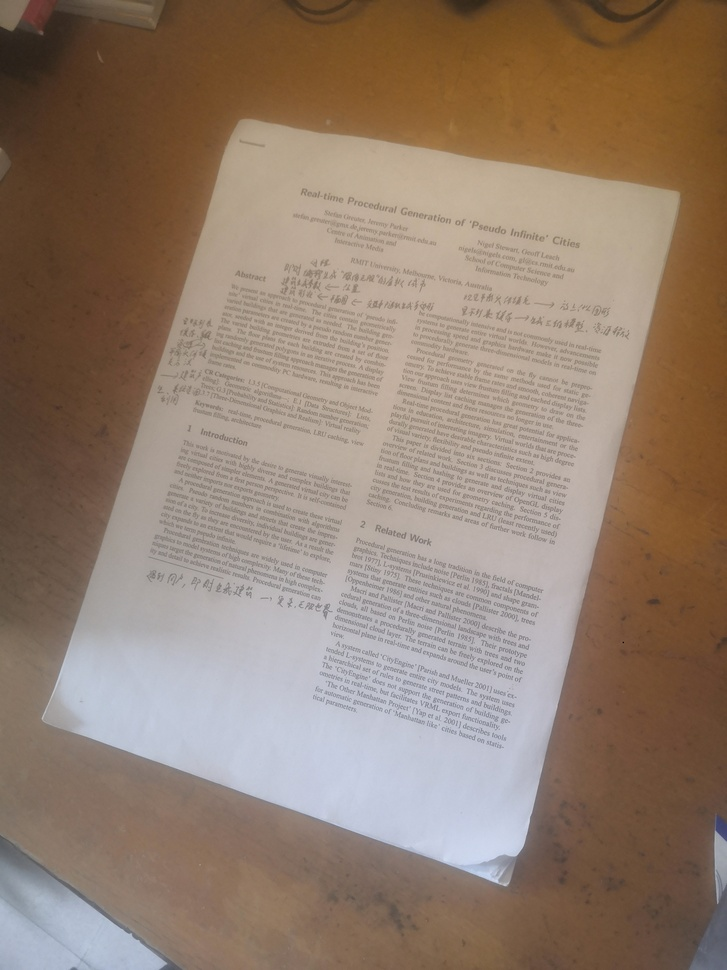
#> input picture 2.jpg, 727 x 970 px, shrunk from 3456 x 4608 before the run
$ python main.py
#> lines starting #> are read from the running program, lines starting #| are printed output that depends on the picture; after the words box and inside, x2 and y2 are one past the last pixel; in counts of white or black regions, pixels touching at a corner belong together
import cv2 as cv
import numpy as np
from collections import Counter
import math
from matplotlib import pyplot as plt

def swap(a,b):
    t=a
    a=b
    b=t
def cal_dis(x1,y1,x2,y2):
    return (x1-x2)**2+(y1-y2)**2
document="2"
format=".jpg"
im=cv.imread(document+format)
#> im is the input picture: shape (970, 727, 3); mean B, G, R 110.5, 126, 146
#转化为灰度图
gray = cv.cvtColor(im, cv.COLOR_BGR2GRAY)
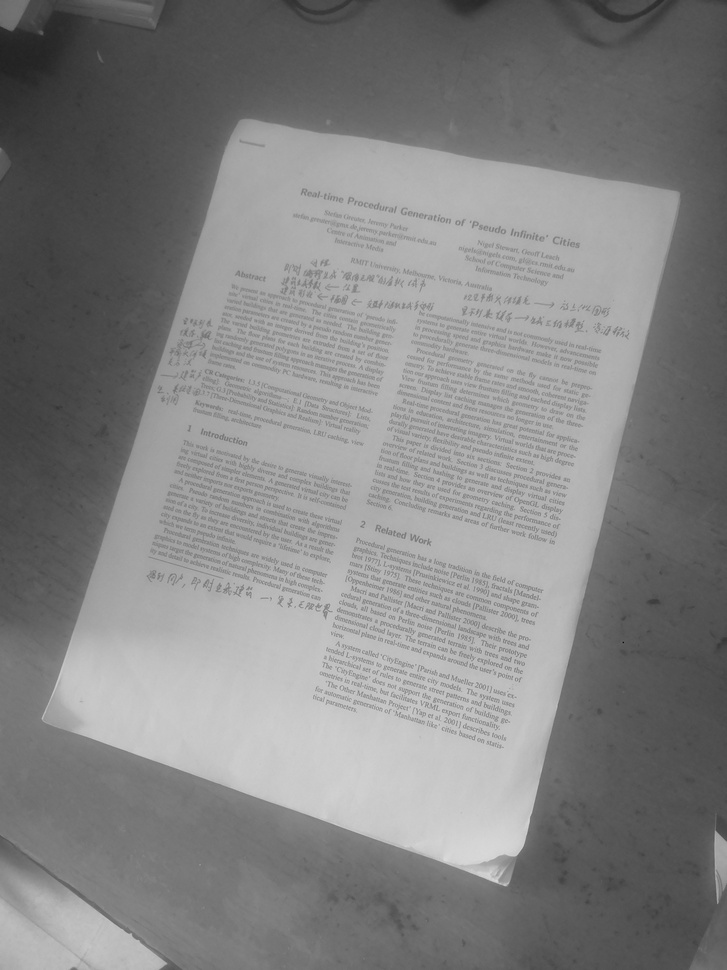
#> gray: shape (970, 727); min 8, max 219, mean 130.3
#二值化
binary = cv.adaptiveThreshold(gray,255,cv.ADAPTIVE_THRESH_GAUSSIAN_C,cv.THRESH_BINARY_INV,51,3)
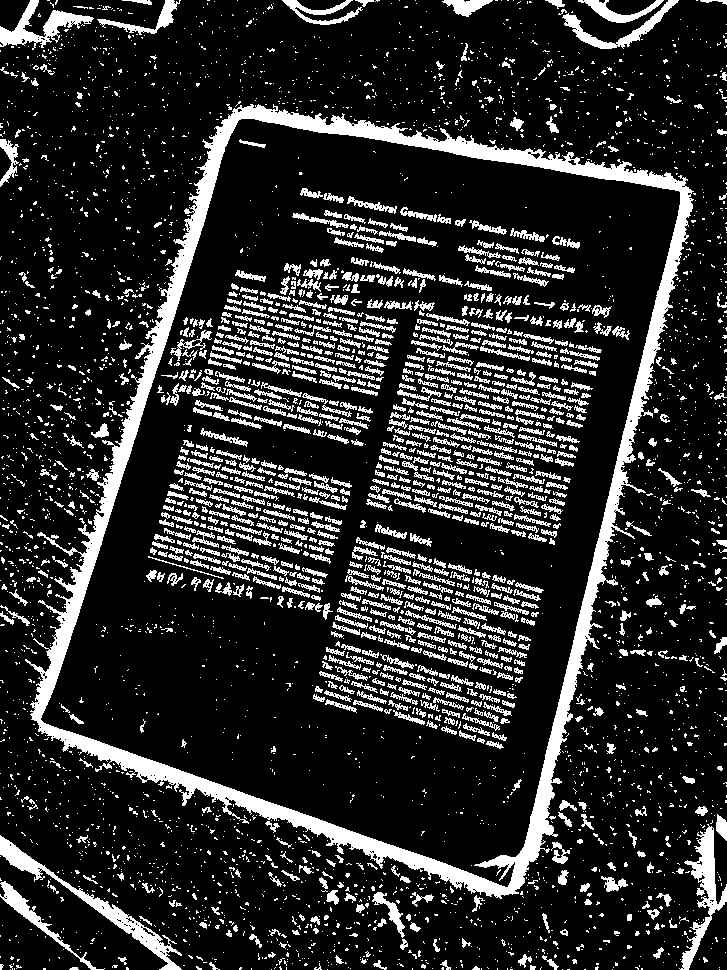
#> binary: shape (970, 727); 17% white; 4188 white regions (3126 under 20 px)

# cv.imwrite("binary.jpg",binary)
#检测轮廓值
cnts,hierarchy=cv.findContours(binary,cv.RETR_EXTERNAL,cv.CHAIN_APPROX_SIMPLE)
#> cnts = 2930 contours, 2804 with area under 20; largest, box (x1, y1, x2, y2) and area: (25, 104, 694, 899) 351084, (0, 835, 182, 970) 2376, (679, 824, 727, 970) 1760, (0, 0, 94, 50) 1386, (562, 0, 679, 49) 973

contour=sorted(cnts, key=cv.contourArea, reverse=True)[0]
#> contour = contour of 3259 points, box (x1, y1, x2, y2) (25, 104, 694, 899), area 351084
cv.drawContours(im,contour,-1,255,3)
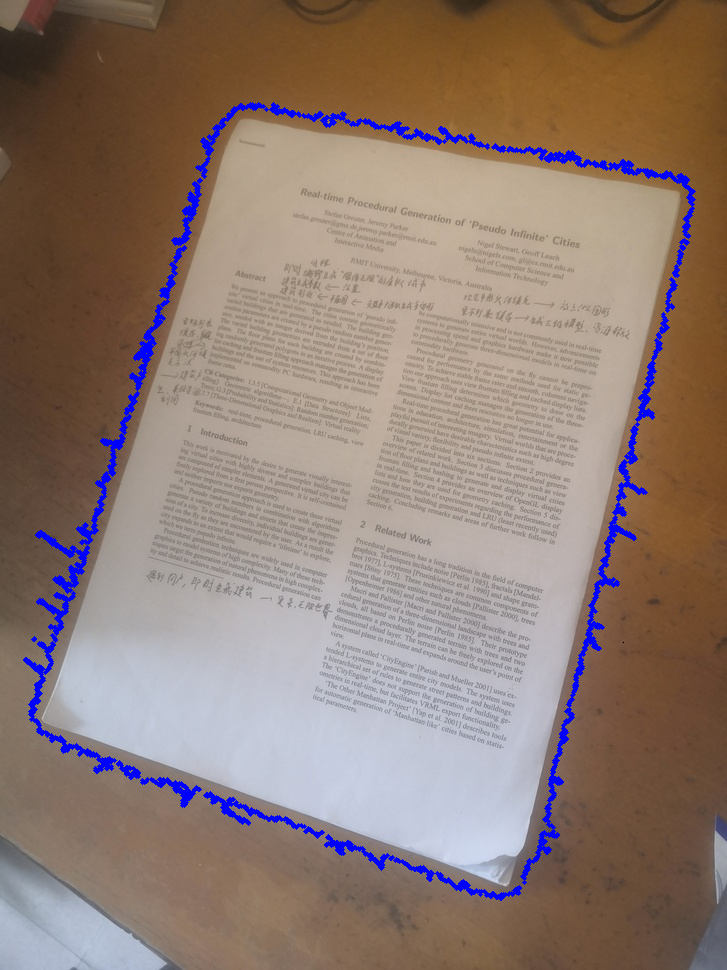
#> im: shape (970, 727, 3); 2.45% of pixels changed, all inside (x1, y1, x2, y2) = (23, 102, 696, 901)
# cv.imwrite("contour.jpg",im)
#通过线性规划找到矩形的四个顶点
recsum=np.sum(contour,axis=2)
#> recsum = 3259 values, max 1411 at index 1821, min 342 at index 16, mean 847.5
recdiff=np.diff(contour,axis=2)
#> recdiff = 3259 values, max 693 at index 1093, min -508 at index 2735, mean 160.4
lu=contour[np.argmin(recsum),0,:]
#> lu = [234, 108]
rd=contour[np.argmax(recsum),0,:]
#> rd = [518, 893]
ru=contour[np.argmin(recdiff),0,:]
#> ru = [687, 179]
ld=contour[np.argmax(recdiff),0,:]
#> ld = [38, 731]

# print(lu, ld, ru, rd)

if(cal_dis(lu[0],lu[1],ld[0],ld[1])<cal_dis(lu[0],lu[1],ru[0],ru[1])):
    ru,lu,rd,ld=lu,ld,ru,rd
#透视变换
src = np.float32([[lu[0], lu[1]], [ru[0], ru[1]], [ld[0], ld[1]], [rd[0], rd[1]]])
#> src = [[234, 108], [687, 179], [38, 731], [518, 893]]
dst = np.float32([[0, 0], [im.shape[1], 0],[0, im.shape[0]] , [im.shape[1], im.shape[0]]])
#> dst = [[0, 0], [727, 0], [0, 970], [727, 970]]
m = cv.getPerspectiveTransform(src, dst)
#> m = [[1.86, 0.584, -497.5], [-0.278, 1.78, -126.7], [0.000244, 0.000257, 1]]
result = cv.warpPerspective(im, m, (im.shape[1], im.shape[0]))
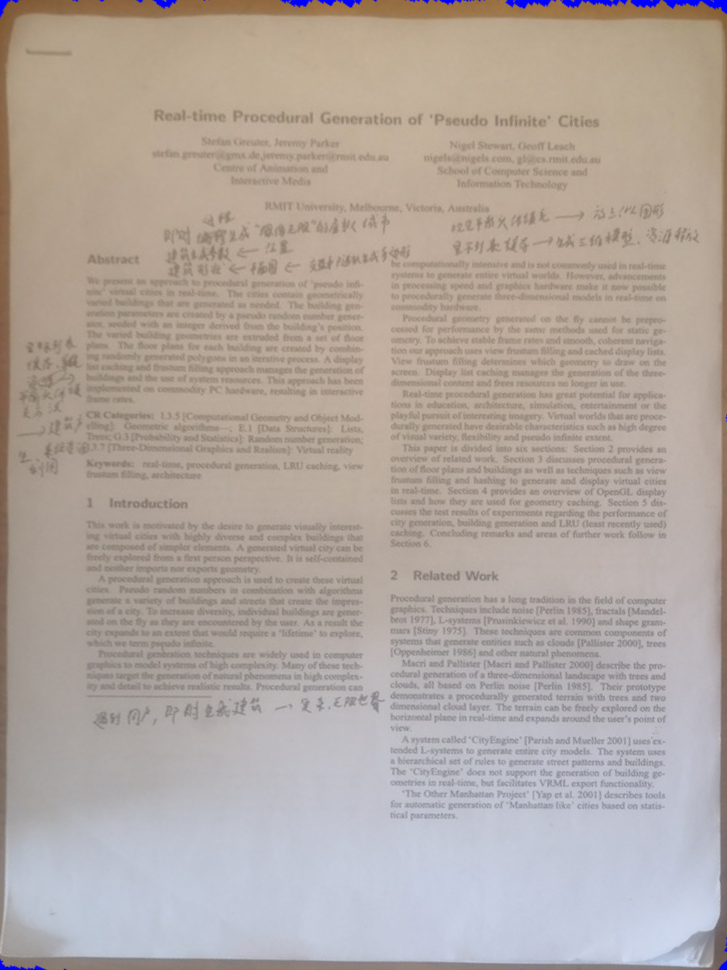
#> result: shape (970, 727, 3); mean B, G, R 160.2, 166.8, 177.2
#将矫正后的图像转变为灰度图
res_gray = cv.cvtColor(result, cv.COLOR_BGR2GRAY)
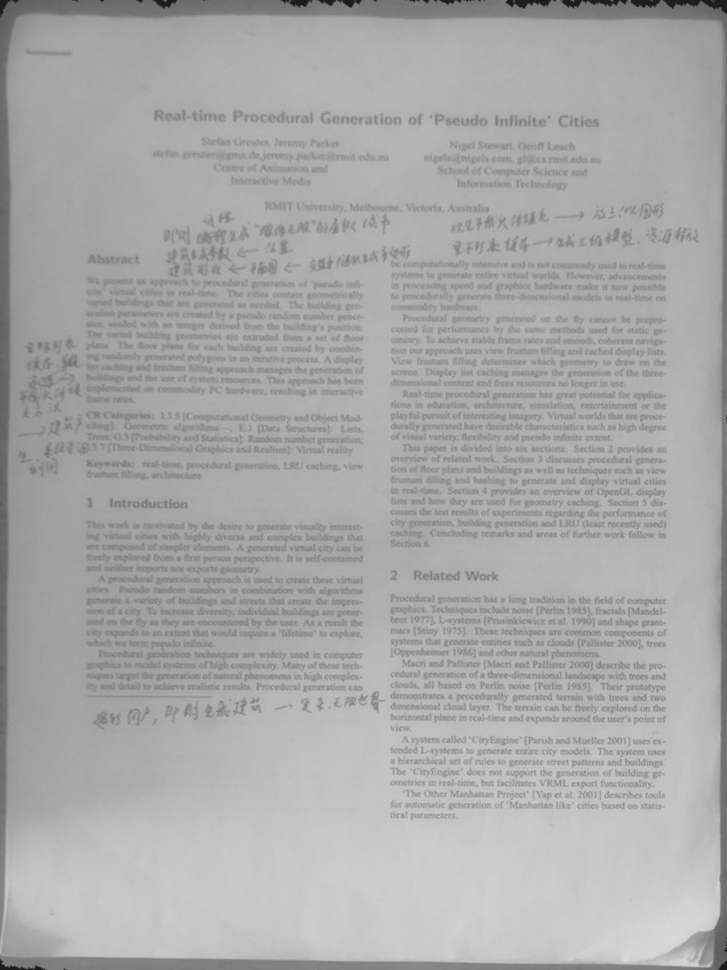
#> res_gray: shape (970, 727); min 29, max 218, mean 169.2
#中值滤波去除椒盐噪声
res_median = cv.medianBlur(res_gray, 9)
# res_gauss=cv.GaussianBlur(res_gray,(3,3),0,0)

#自适应阈值
res_binary_median = cv.adaptiveThreshold(res_median,255,cv.ADAPTIVE_THRESH_GAUSSIAN_C,cv.THRESH_BINARY,31,3)
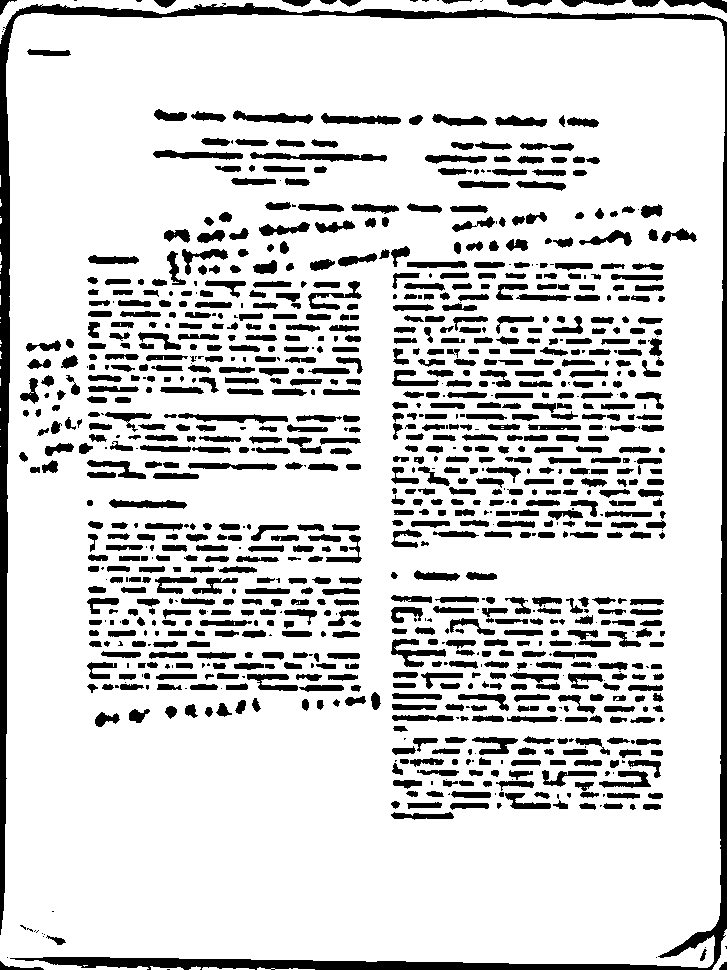
#> res_binary_median: shape (970, 727); 82.9% white; 1001 black regions (202 under 20 px), largest, box (x1, y1, x2, y2) and area: (0, 3, 727, 970) 21708, (250, 152, 387, 162) 751, (178, 413, 288, 424) 593
# res_binary_gauss = cv.adaptiveThreshold(res_gauss,255,cv.ADAPTIVE_THRESH_GAUSSIAN_C,cv.THRESH_BINARY,5,3)


document_res=document+"_res"+format
cv.imwrite(document_res,res_binary_median)

cv.waitKey(0)

$ run again, with 4.jpg copied over 2.jpg
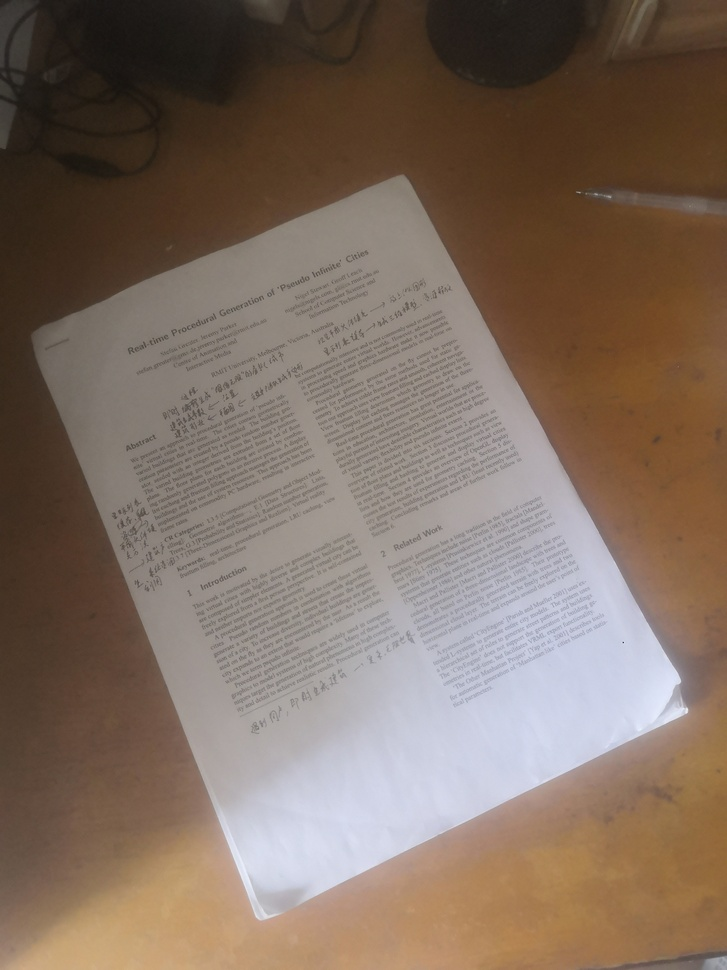
#> input picture 4.jpg, 727 x 970 px, shrunk from 3456 x 4608 before the run
#> im is the input picture: shape (970, 727, 3); mean B, G, R 96.5, 109.4, 127.3
#> `binary = cv.adaptiveThreshold(gray,255,cv.ADAPTIVE_THRESH_GAUSSIAN_C,c..`:
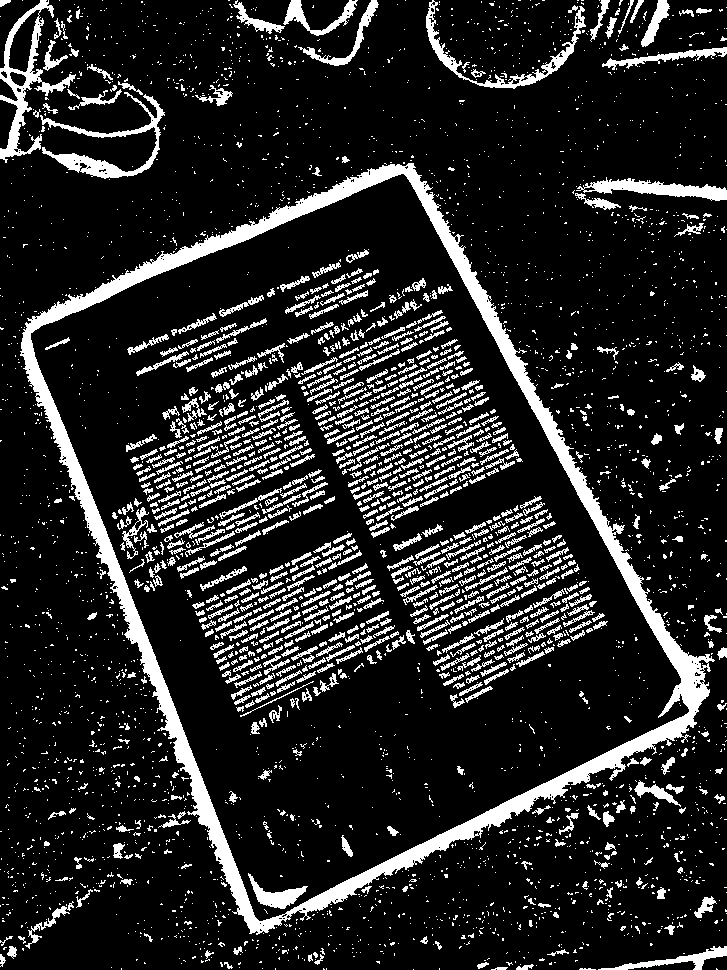
#> binary: shape (970, 727); 14.9% white; 3742 white regions (2813 under 20 px)
#> cnts = 2550 contours, 2455 with area under 20; largest, box (x1, y1, x2, y2) and area: (20, 163, 715, 935) 307120, (0, 0, 76, 163) 3399, (40, 92, 165, 179) 1828, (426, 0, 586, 89) 1544, (576, 177, 727, 201) 1428
#> contour = contour of 2424 points, box (x1, y1, x2, y2) (20, 163, 715, 935), area 307120
#> im: shape (970, 727, 3); 1.84% of pixels changed, all inside (x1, y1, x2, y2) = (18, 161, 717, 937)
#> recsum = 2424 values, max 1428 at index 1662, min 345 at index 398, mean 928.9
#> recdiff = 2424 values, max 684 at index 1076, min -250 at index 2423, mean 190.9
#> lu = [27, 318]
#> rd = [687, 741]
#> ru = [413, 163]
#> ld = [249, 933]
#> src = [[27, 318], [413, 163], [249, 933], [687, 741]]
#> m = [[1.74, -0.629, 152.9], [0.688, 1.71, -563.6], [4.45e-05, 0.00025, 1]]
#> `res_binary_median = cv.adaptiveThreshold(res_median,255,cv.ADAPTIVE_TH..`:
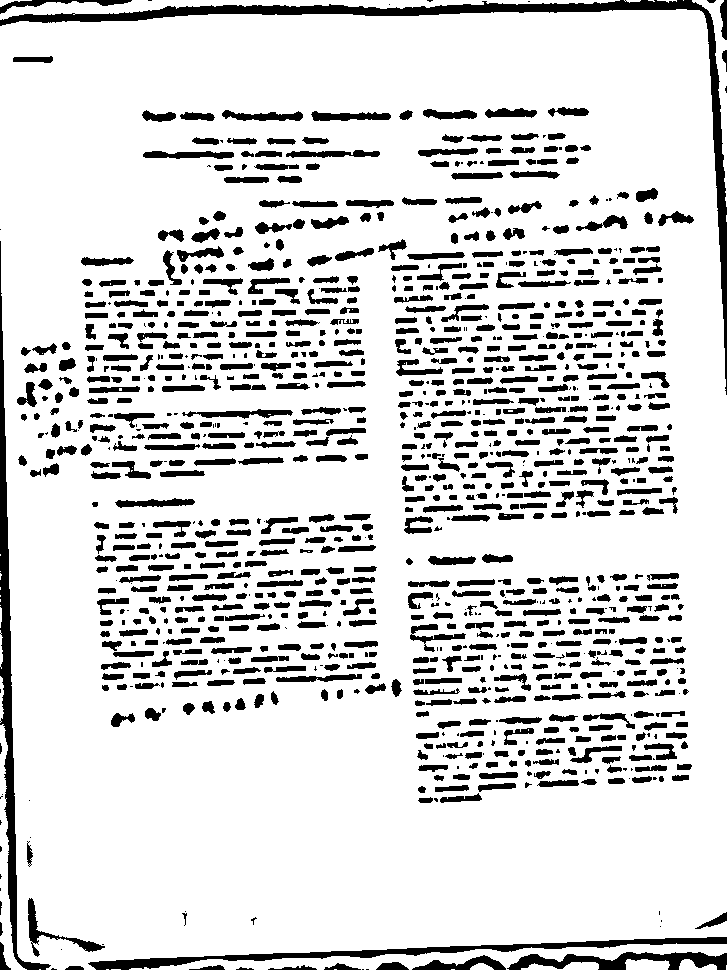
#> res_binary_median: shape (970, 727); 84.4% white; 1105 black regions (243 under 20 px), largest, box (x1, y1, x2, y2) and area: (0, 0, 727, 395) 8298, (0, 241, 51, 970) 4863, (88, 937, 727, 970) 3810
